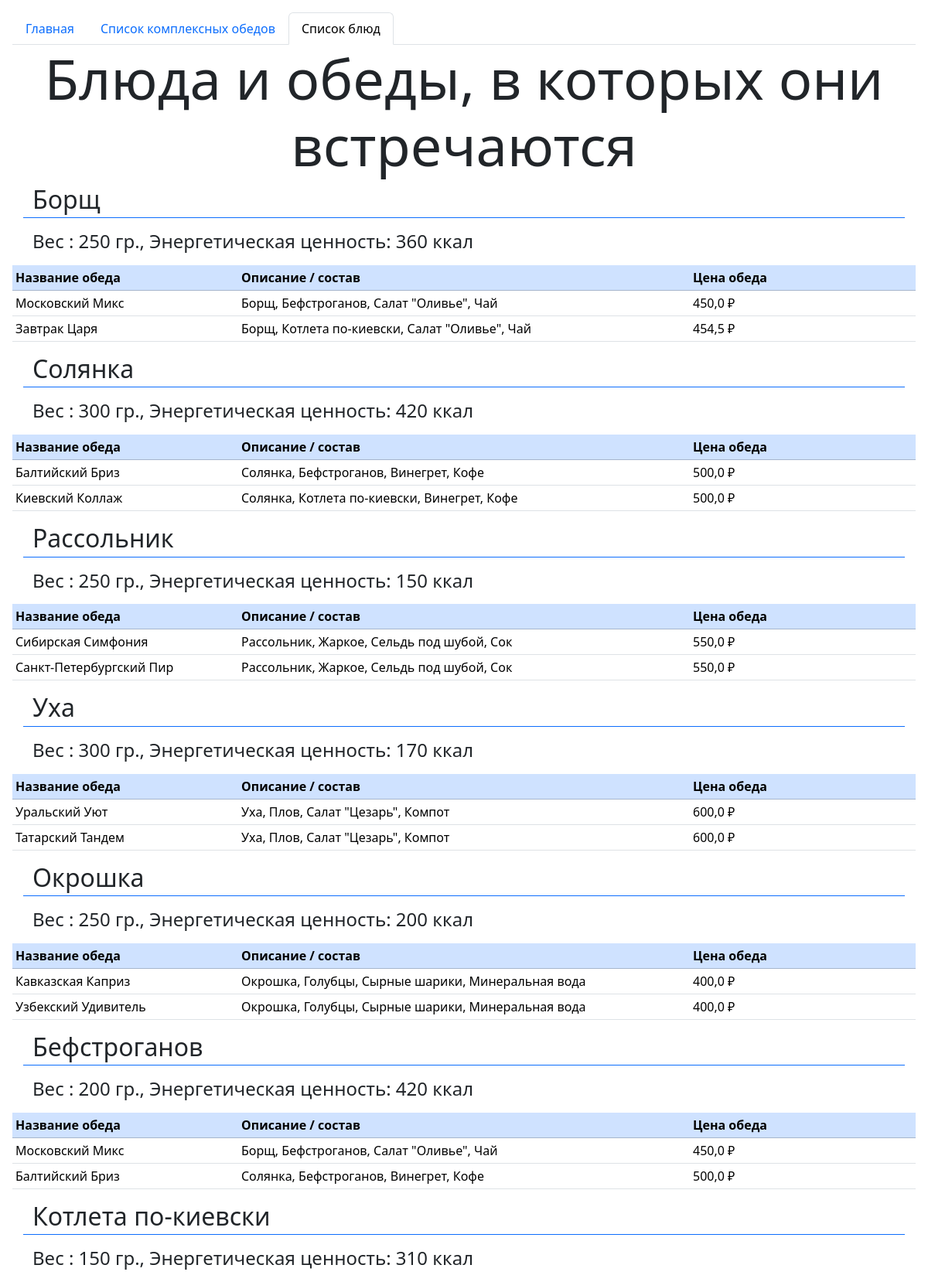
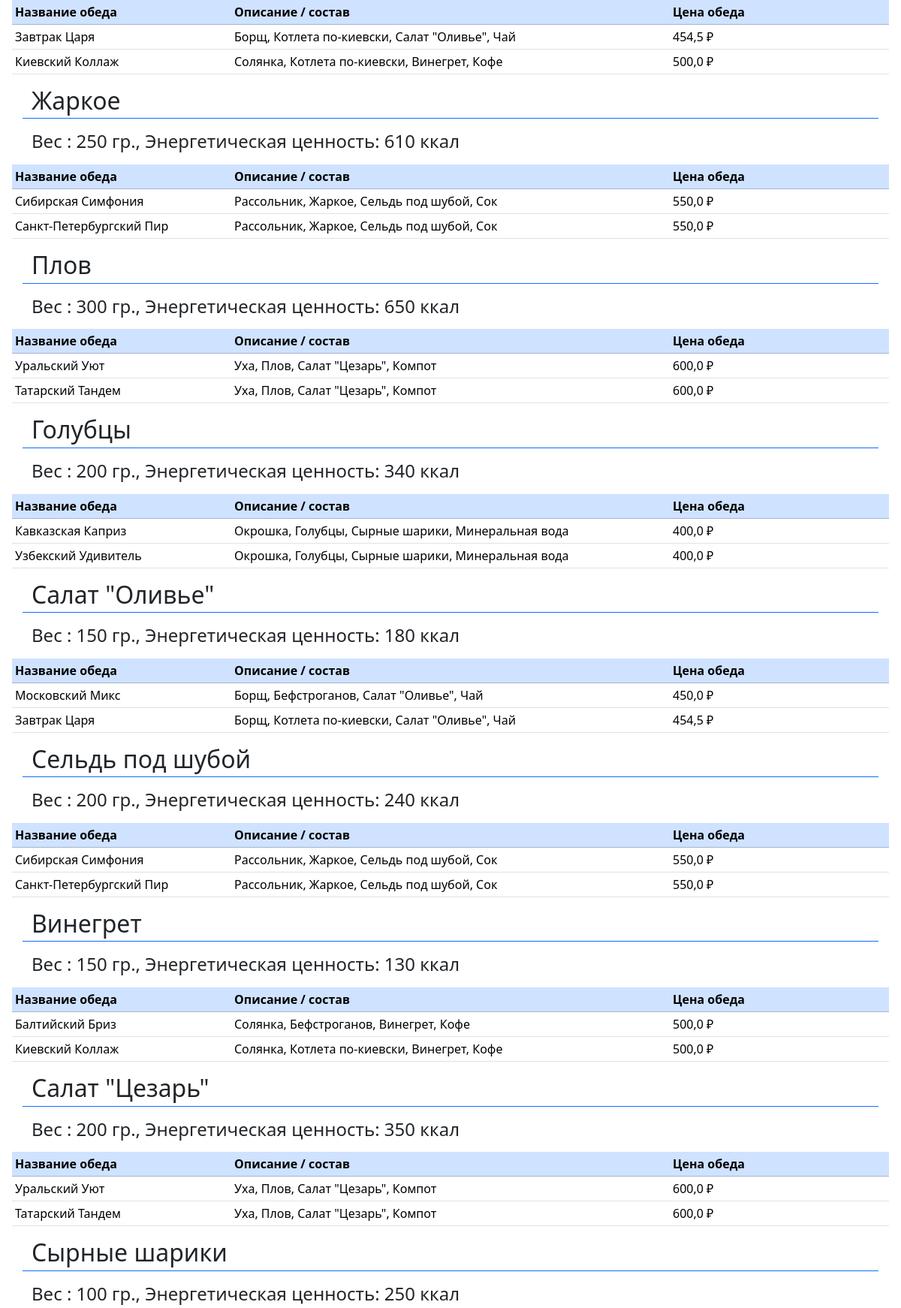
Page /meals (upper part) on the committed database (2 pictures, top to bottom).
### btest/models.py (models this page shows, shortened)
class Meal(models.Model):
    name = models.CharField(null=False, max_length=100, verbose_name='Название блюда')
    weight = models.IntegerField(null=True, blank=False, verbose_name='Вес блюда (гр.)')
    calories = models.IntegerField(null=False, blank=False, verbose_name='Калорийность')
    class Meta:
        verbose_name_plural = 'Блюда'
        verbose_name = 'Блюдо'

class Lunch(models.Model):
    name = models.CharField(null=False, max_length=100, db_index=True, verbose_name='Название обеда')
    description = models.TextField(null=True, blank=True, verbose_name='Описание обеда')
    price = models.FloatField(null=False, blank=False, verbose_name='Стоимость обеда')
    def __str__(self):
        return self.name
    class Meta:
        verbose_name_plural = 'Обеды'
        verbose_name = 'Обед'
        ordering = ['price']

### btest/views.py (the view)
# urls.py: path('meals', views.meals),
def meals(request):
    meal_list = Meal.objects.all()
    lunch_structure_list = LunchStructure.objects.all()
    meals_list = []
    for meal_item in meal_list:
        arr = []
        for lunch_structure in lunch_structure_list:
            for meals in lunch_structure.meals.all():
                if meal_item.name == meals.name:
                    arr.append(Lunch.objects.get(id=lunch_structure.lunch.id))
                    print(str(Lunch.objects.get(id=lunch_structure.lunch.id)) + " - " + str(meals.name))
        meals_list.append({'meal': meal_item, 'lunches': arr})
    return render(request, "btest/meals.html", {
        'meals_list': meals_list,
    })

### btest/templates/btest/meals.html (shortened to what this page needs)
<!DOCTYPE html>
<html lang="en">
<head>
	{% load bootstrap5 %}
	{% bootstrap_css %}
</head>
<body class="m-3">
<ul class="nav nav-tabs">
  <li class="nav-item">
    <a class="nav-link" aria-current="page" href="/">Главная</a>
  </li>
  <li class="nav-item">
    <a class="nav-link" aria-current="page" href="/lunches">Список комплексных обедов</a>
  </li>
  <li class="nav-item">
    <a class="nav-link active">Список блюд</a>
  </li>
</ul>
<h1  class="text-center display-2">Блюда и обеды, в которых они встречаются</h1>
{% for meal in meals_list %}
    <div class="container fs-2 pb-1 display-3 mb-3 border-bottom border-primary">{{ meal.meal.name }}</div>
    <div class="container fs-4 display-3 mb-3">Вес : {{meal.meal.weight}} гр., Энергетическая ценность: {{meal.meal.calories}} ккал</div>
    <table class="table table-sm table-hover">
        <tbody>
        <tr class="table-primary">
            <th>Название обеда</th>
            <th>Описание / состав</th>
            <th>Цена обеда</th>
        </tr>
        {% for lunch in meal.lunches %}
        <tr>
            <td class="col-3">{{ lunch.name }}</td>
            <td class="col-6">{{ lunch.description }}</td>
            <td>{{ lunch.price }} ₽</td>
        </tr>
        {% endfor %}
        </tbody>
    </table>
{% endfor %}
</body>
</html>

### rows in the picture
Meal: meal.name "Борщ", meal.weight "250", meal.calories "360"
Lunch: name "Московский Микс", description "Борщ, Бефстроганов, Салат \"Оливье\", Чай", price "450,0"
Lunch: name "Завтрак Царя", description "Борщ, Котлета по-киевски, Салат \"Оливье\", Чай", price "454,5"
Meal: meal.name "Солянка", meal.weight "300", meal.calories "420"
Lunch: name "Балтийский Бриз", description "Солянка, Бефстроганов, Винегрет, Кофе", price "500,0"
Lunch: name "Киевский Коллаж", description "Солянка, Котлета по-киевски, Винегрет, Кофе", price "500,0"
Meal: meal.name "Рассольник", meal.weight "250", meal.calories "150"
Lunch: name "Сибирская Симфония", description "Рассольник, Жаркое, Сельдь под шубой, Сок", price "550,0"
Lunch: name "Санкт-Петербургский Пир", description "Рассольник, Жаркое, Сельдь под шубой, Сок", price "550,0"
Meal: meal.name "Уха", meal.weight "300", meal.calories "170"
Lunch: name "Уральский Уют", description "Уха, Плов, Салат \"Цезарь\", Компот", price "600,0"
Lunch: name "Татарский Тандем", description "Уха, Плов, Салат \"Цезарь\", Компот", price "600,0"
Meal: meal.name "Окрошка", meal.weight "250", meal.calories "200"
Lunch: name "Кавказская Каприз", description "Окрошка, Голубцы, Сырные шарики, Минеральная вода", price "400,0"
Lunch: name "Узбекский Удивитель", description "Окрошка, Голубцы, Сырные шарики, Минеральная вода", price "400,0"
Meal: meal.name "Бефстроганов", meal.weight "200", meal.calories "420"
Meal: meal.name "Котлета по-киевски", meal.weight "150", meal.calories "310"
Meal: meal.name "Жаркое", meal.weight "250", meal.calories "610"
Meal: meal.name "Плов", meal.weight "300", meal.calories "650"
Meal: meal.name "Голубцы", meal.weight "200", meal.calories "340"
Meal: meal.name "Салат \"Оливье\"", meal.weight "150", meal.calories "180"
Meal: meal.name "Сельдь под шубой", meal.weight "200", meal.calories "240"
Meal: meal.name "Винегрет", meal.weight "150", meal.calories "130"
Meal: meal.name "Салат \"Цезарь\"", meal.weight "200", meal.calories "350"
Meal: meal.name "Сырные шарики", meal.weight "100", meal.calories "250"
